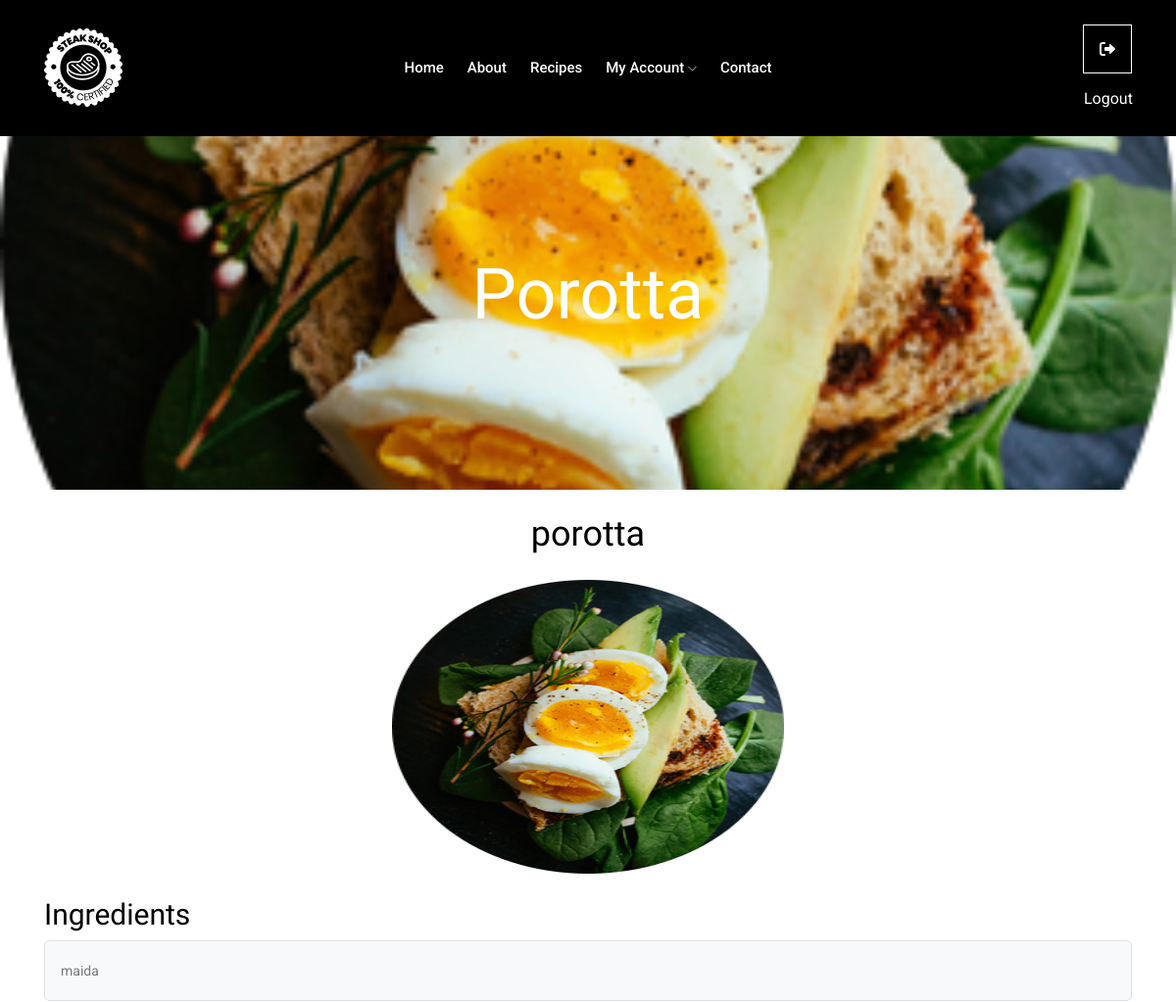
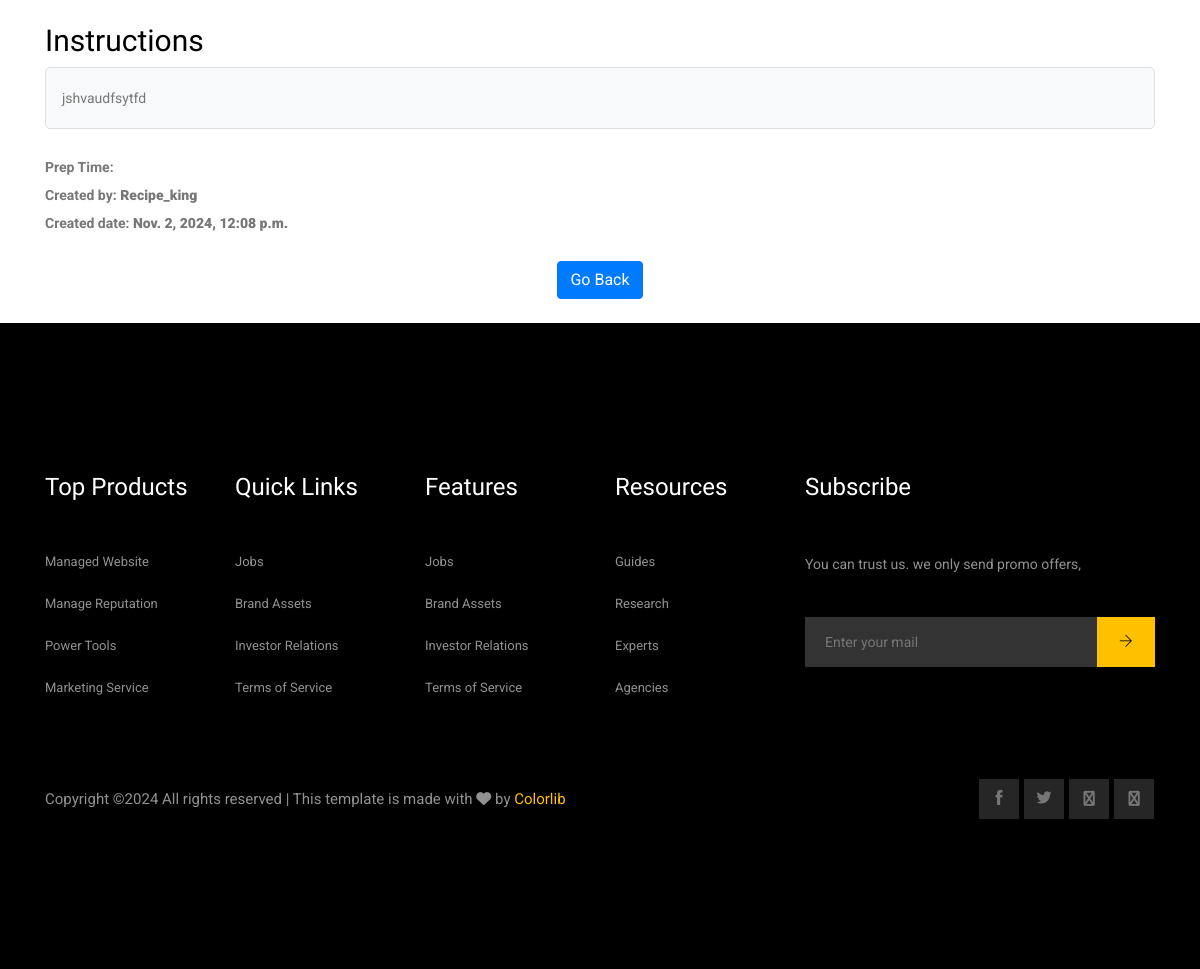
/recipe/4/, run on the app's committed database (2 pictures, top to bottom).
### recipesapp/models.py (models this page shows, shortened)
class Recipe(models.Model):
    title = models.CharField(max_length=200)
    ingredients = models.TextField()
    instructions = models.TextField()
    recipe_image=models.ImageField(upload_to='img/recipe/', null=True)
    created_by = models.ForeignKey(User, on_delete=models.CASCADE, related_name='recipes')
    created_at = models.DateTimeField(auto_now_add=True)
    food_type = models.CharField(max_length=20, null=True)  # e.g., Vegetarian or Non-Vegetarian
    time_taken = models.IntegerField(null=True)
    style = models.CharField(max_length=20, null=True)

class User(models.Model):
    username = models.CharField(max_length=100, unique=True, null=False)
    name = models.CharField(max_length=100, unique=True, null=False)
    email = models.EmailField(max_length=100, unique=True, null=False)
    password = models.CharField(max_length=100, null=False)
    favorite_cuisine = models.CharField(max_length=100, null=True, blank=True)
    created_at = models.DateField(auto_now_add=True)
    user_image=models.ImageField(upload_to='img/users/', null=True)

### recipesapp/views.py (the view)
# urls.py: path('recipe/<int:id>/', views.recipe_detail, name='recipe_detail'),
def recipe_detail(request, id):
    recipe = get_object_or_404(Recipe, id=id)
    time_taken = recipe.time_taken
    if time_taken is not None:
        if time_taken > 59:
            hours = time_taken // 60
            time=60*hours
            minutes = time_taken - time
        else:
            hours = 0
            minutes = time_taken
    else:
        hours = 0
        minutes = 0  # Default to 0 if time_taken is None
    context = {
        'recipe': recipe,
        'hours': hours,
        'minutes': minutes
    }
    return render(request, 'recipe_details.html', context)

### Templates/recipe_details.html (shortened to what this page needs)
<!doctype html>
{% load static %}
<html class="no-js" lang="zxx">
<head>
    <link rel="stylesheet" href="{%static 'css/bootstrap.min.css'%}">
    <link rel="stylesheet" href="{%static 'css/owl.carousel.min.css'%}">
    <link rel="stylesheet" href="{%static 'css/magnific-popup.css'%}">
    <link rel="stylesheet" href="{%static 'css/font-awesome.min.css'%}">
    <link rel="stylesheet" href="{%static 'css/themify-icons.css'%}">
    <link rel="stylesheet" href="{%static 'css/nice-select.css'%}">
    <link rel="stylesheet" href="{%static 'css/flaticon.css'%}">
    <link rel="stylesheet" href="{%static 'css/gijgo.css'%}">
    <link rel="stylesheet" href="{%static 'css/animate.min.css'%}">
    <link rel="stylesheet" href="{%static 'css/slick.css'%}">
    <link rel="stylesheet" href="{%static 'css/slicknav.css'%}">
    <link rel="stylesheet" href="{%static 'css/style.css'%}">
    <link rel="stylesheet" href="{%static 'css/searchbox.css'%}">
    <link rel="stylesheet" href="https://cdnjs.cloudflare.com/ajax/libs/font-awesome/6.0.0-beta3/css/all.min.css">
</head>
<body>
    <header>
        <div class="header-area ">
            <div id="sticky-header" class="main-header-area ">
                <div class="container">
                    <div class="row align-items-center">
                        <div class="col-xl-3 col-lg-2">
                            <div class="logo">
                                <a href="/homepage">
                                    <img src="{%static 'img/logo.png'%}" alt="">
                                </a>
                            </div>
                        </div>
                        <div class="col-xl-6 col-lg-7">
                            <div class="main-menu   d-none d-lg-block">
                                <nav>
                                    <ul id="navigation">
                                        <li><a href="/homepage">home</a></li>
                                        <li><a href="/aboutus">about</a></li>
                                        <li><a href="/recipes">Recipes</a></li>
                                        <li><a href="#">My Account <i class="ti-angle-down"></i></a>
                                        </li>
                                        <li><a href="/contactus">Contact</a></li>
                                    </ul>
                                </nav>
                            </div>
                        </div>
                        <div class="col-xl-3 col-lg-3 d-none d-lg-block">
                            <div class="search_icon">
                                <a href="/logout_user">
                                    <i class="fa-sharp fa-solid fa-right-from-bracket"></i> Logout
                                </a>
                            </div>
                        </div>
                        <div class="col-12">
                        </div>
                    </div>
                </div>
            </div>
        </div>
    </header>
     <div class="bradcam_area" style="background-image: url('{{ recipe.recipe_image.url }}'); background-position: center;">
        <div class="container">
            <div class="row">
                <div class="col-xl-12">
                    <div class="bradcam_text text-center">
                        <h3>{{ recipe.title }}</h3>
                    </div>
                </div>
            </div>
        </div>
    </div>
    <div class="container mt-4">
        <div class="recipe-detail-container">
            <h1 class="text-center mb-4">{{ recipe.title }}</h1>
            <div class="text-center">
                <img src="{{ recipe.recipe_image.url }}" alt="{{ recipe.title }}" class="img-fluid rounded" style="height: 300px; width: 400px;">
            </div>
            <h2 class="mt-4">Ingredients</h2>
            <div class="border p-3 mb-4" style="border-radius: 5px; background-color: #f8f9fa;">
                <p>{{ recipe.ingredients }}</p>
            </div>
            <h2 class="mt-4">Instructions</h2>
            <div class="border p-3 mb-4" style="border-radius: 5px; background-color: #f8f9fa;">
                <p>{{ recipe.instructions }}</p>
            </div>
            <p class="font-weight-bold">
                Prep Time:
            </p>
            <p class="font-weight-bold">Created by: <strong>{{ recipe.created_by.username }}</strong></p>
            <p class="font-weight-bold">Created date: <strong>{{ recipe.created_at }}</strong></p>
            <div class="text-center mt-4 mb-4">
                <a href="/recipes" class="btn btn-primary">Go Back</a>
            </div>
        </div>
    </div>
    <footer class="footer">
        <div class="footer_top">
            <div class="container">
                <div class="row">
                    <div class="col-xl-2 col-md-6 col-lg-2">
                        <div class="footer_widget">
                            <h3 class="footer_title">
                                Top Products
                            </h3>
                            <ul>
                                <li><a href="#">Managed Website</a></li>
                                <li><a href="#"> Manage Reputation</a></li>
                                <li><a href="#">Power Tools</a></li>
                                <li><a href="#">Marketing Service</a></li>
                            </ul>
                        </div>
                    </div>
                    <div class="col-xl-2 col-md-6 col-lg-2">
                        <div class="footer_widget">
                            <h3 class="footer_title">
                                Quick Links
                            </h3>
                            <ul>
                                <li><a href="#">Jobs</a></li>
                                <li><a href="#">Brand Assets</a></li>
                                <li><a href="#">Investor Relations</a></li>
                                <li><a href="#">Terms of Service</a></li>
                            </ul>
                        </div>
                    </div>
                    <div class="col-xl-2 col-md-6 col-lg-2">
                        <div class="footer_widget">
                            <h3 class="footer_title">
                                Features
                            </h3>
                            <ul>
                                <li><a href="#">Jobs</a></li>
                                <li><a href="#">Brand Assets</a></li>
                                <li><a href="#">Investor Relations</a></li>
                                <li><a href="#">Terms of Service</a></li>
                            </ul>
                        </div>
                    </div>
                    <div class="col-xl-2 col-md-6 col-lg-2">
                        <div class="footer_widget">
                            <h3 class="footer_title">
                                Resources
                            </h3>
                            <ul>
                                <li><a href="#">Guides</a></li>
                                <li><a href="#">Research</a></li>
                                <li><a href="#">Experts</a></li>
                                <li><a href="#">Agencies</a></li>
                            </ul>
                        </div>
                    </div>
                    <div class="col-xl-4 col-md-6 col-lg-4">
                            <div class="footer_widget">
                                    <h3 class="footer_title">
                                            Subscribe
                                    </h3>
                                    <p class="newsletter_text">You can trust us. we only send promo offers,</p>
                                    <form action="#" class="newsletter_form">
                                        <input type="text" placeholder="Enter your mail">
                                        <button type="submit"> <i class="ti-arrow-right"></i> </button>
                                    </form>
                                </div>
                    </div>
                </div>
            </div>
        </div>
        <div class="copy-right_text">
            <div class="container">
                <div class="footer_border"></div>
                <div class="row align-items-center">
                    <div class="col-xl-8 col-md-8">
                        <p class="copy_right">
Copyright &copy;<script>document.write(new Date().getFullYear());</script> All rights reserved | This template is made with <i class="fa fa-heart-o" aria-hidden="true"></i> by <a href="https://colorlib.com" target="_blank">Colorlib</a>
                        </p>
                    </div>
                    <div class="col-xl-4 col-md-4">
                        <div class="socail_links">
                            <ul>
                                <li>
                                    <a href="#">
                                        <i class="ti-facebook"></i>
                                    </a>
                                </li>
                                <li>
                                    <a href="#">
                                        <i class="ti-twitter-alt"></i>
                                    </a>
                                </li>
                                <li>
                                    <a href="#">
                                        <i class="fa fa-dribbble"></i>
                                    </a>
                                </li>
                                <li>
                                    <a href="#">
                                        <i class="fa fa-behance"></i>
                                    </a>
                                </li>
                            </ul>
                        </div>
                    </div>
                </div>
            </div>
        </div>
    </footer>
</body>
</html>

### data on the page
Recipe: recipe_image (picture), title "Porotta", title "porotta", ingredients "maida", instructions "jshvaudfsytfd", created_by.username "Recipe_king", created_at "Nov. 2, 2024, 12:08 p.m."
